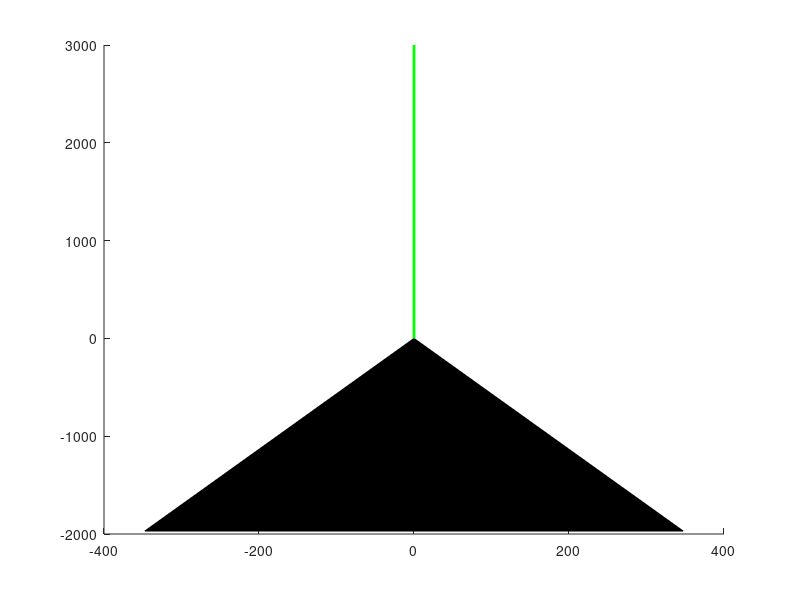

Source code (MATLAB): (Note: this script raises an error after producing the figure.)
close all
clear all
clc

% for user
disp('CLOSE THE FIGURE, NOT THIS TERMINAL')
disp('OTHERWISE YOU WILL HAVE TO RESTART THE SENSOR')

%open stuff for plotting
h = figure;
hold on
range = 4000; % sensor range is 4000  mm

%create a blind spot behind the sensor
alhpaStart = -100 * pi/180;
alphaEnd = -80 * pi/180;
fill([0 2000*cos(alhpaStart) 2000*cos(alphaEnd)], [0 2000*sin(alhpaStart) 2000*sin(alphaEnd)], 'k');
line([0 0], [0 3000], 'color','g','LInewidth',2)
pause(0.01);
%open pipes
pipeIN = fopen('matPIPEin','r');
pipeOUT = fopen('matPIPEout','w');

while ishandle(h)
    %read from the sensor (pipe)
    str = fgetl(pipeIN);
    if (~ischar(str))
        break;
    end
    %parse and plot
     numbers = parser(str);
     alpha = (linspace(-170*pi/180,170*pi/180,length(numbers)))' + pi/2;
     polygon = fill(numbers.*cos(alpha), numbers.*sin(alpha), 'r', 'FaceAlpha', 0.2);
     hold on 
     axis([-range range -range range]);
     pause(0.01);
     delete(polygon)     
end

fprintf(pipeOUT,'closing the sensor\n');
exit




